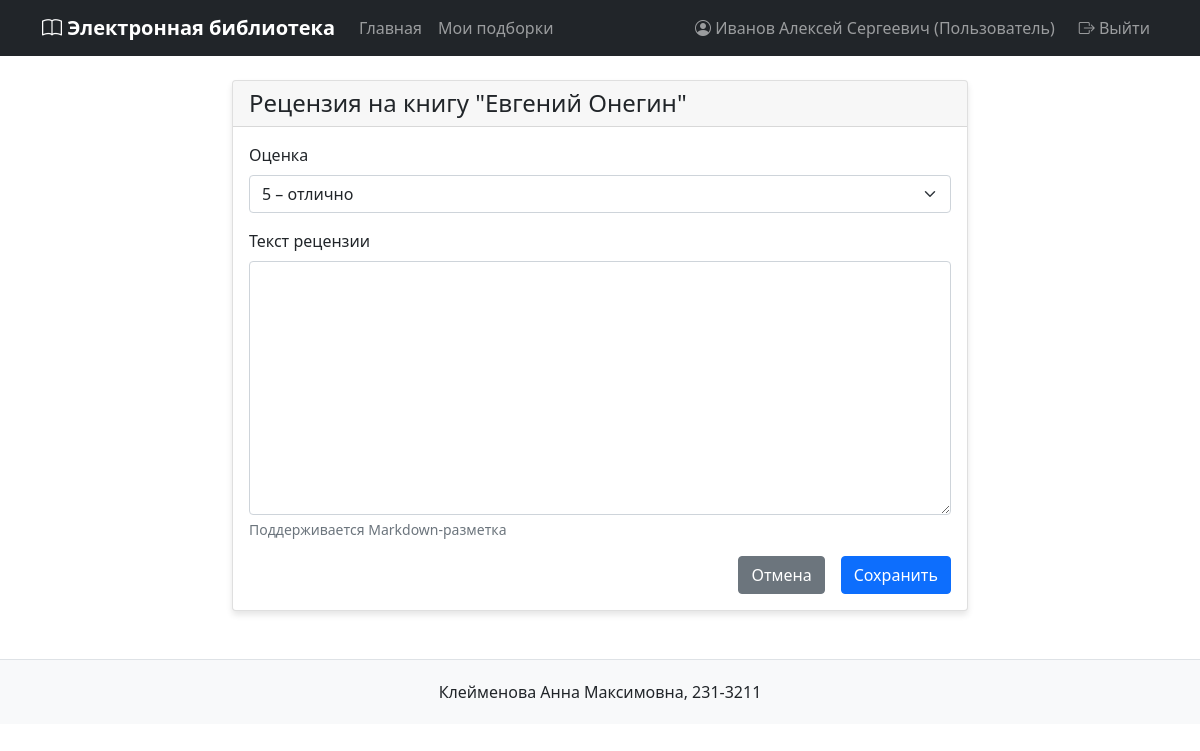
Screenshot of /book/4/review (signed in) with the database file from the repository.
### models.py (models this page shows, shortened)
class User(UserMixin, db.Model):
    __tablename__ = 'users'
    id = db.Column(db.Integer, primary_key=True)
    login = db.Column(db.String(100), nullable=False, unique=True)
    password_hash = db.Column(db.String(255), nullable=False)
    last_name = db.Column(db.String(100), nullable=False)
    first_name = db.Column(db.String(100), nullable=False)
    middle_name = db.Column(db.String(100))
    role_id = db.Column(db.Integer, db.ForeignKey('roles.id'), nullable=False)
    reviews = db.relationship('Review', backref='user', lazy=True, cascade='all, delete-orphan')
    collections = db.relationship('Collection', backref='user', lazy=True, cascade='all, delete-orphan')
    def get_full_name(self):
        if self.middle_name:
            return f"{self.last_name} {self.first_name} {self.middle_name}"
        return f"{self.last_name} {self.first_name}"

class Role(db.Model):
    __tablename__ = 'roles'
    id = db.Column(db.Integer, primary_key=True)
    name = db.Column(db.String(100), nullable=False, unique=True)
    description = db.Column(db.Text)
    users = db.relationship('User', backref='role', lazy=True)

class Book(db.Model):
    __tablename__ = 'books'
    id = db.Column(db.Integer, primary_key=True)
    title = db.Column(db.String(255), nullable=False)
    description = db.Column(db.Text, nullable=False)
    year = db.Column(db.Integer, nullable=False)
    publisher = db.Column(db.String(255), nullable=False)
    author = db.Column(db.String(255), nullable=False)
    pages = db.Column(db.Integer, nullable=False)
    genres = db.relationship('Genre', secondary=book_genres, lazy='subquery',
                           backref=db.backref('books', lazy=True))
    covers = db.relationship('Cover', backref='book', lazy=True, cascade='all, delete-orphan')
    reviews = db.relationship('Review', backref='book', lazy=True, cascade='all, delete-orphan')
    collections = db.relationship('Collection', secondary='book_collections', backref='books')

### app.py (the view, shortened to what this page needs)
@app.route('/book/<int:book_id>/review', methods=['GET', 'POST'])
@login_required
def add_review(book_id):
    if not has_permission(['Пользователь', 'Модератор', 'Администратор']):
        flash('У вас недостаточно прав для выполнения данного действия')
        return redirect(url_for('index'))
    book = Book.query.get_or_404(book_id)
    existing_review = Review.query.filter_by(book_id=book_id, user_id=current_user.id).first()
    if existing_review:
        flash('Вы уже оставляли рецензию на эту книгу')
        return redirect(url_for('book_detail', book_id=book_id))
    form = ReviewForm()
    return render_template('review_form.html', form=form, book=book)

### forms.py
class ReviewForm(FlaskForm):
    rating = SelectField('Оценка', choices=[
        (5, '5 – отлично'),
        (4, '4 – хорошо'),
        (3, '3 – удовлетворительно'),
        (2, '2 – неудовлетворительно'),
        (1, '1 – плохо'),
        (0, '0 – ужасно')
    ], coerce=int, default=5)
    text = TextAreaField('Текст рецензии', validators=[DataRequired()])
    submit = SubmitField('Сохранить')

### app.py (called while the page is built)
@login_manager.user_loader
def load_user(user_id):
    return User.query.get(int(user_id))

def has_permission(required_roles):
    if not current_user.is_authenticated:
        return False
    return current_user.role.name in required_roles

### templates/review_form.html (shortened to what this page needs)
{% extends "base.html" %}
{% block content %}
<div class="row justify-content-center">
    <div class="col-md-8">
        <div class="card">
            <div class="card-header">
                <h4 class="card-title mb-0">Рецензия на книгу "{{ book.title }}"</h4>
            </div>
            <div class="card-body">
                <form method="POST">
                    <div class="mb-3">
                        {{ form.rating.label(class="form-label") }}
                        {{ form.rating(class="form-select") }}
                    </div>
                    <div class="mb-3">
                        {{ form.text.label(class="form-label") }}
                        {{ form.text(class="form-control", rows=10) }}
                        <div class="form-text">Поддерживается Markdown-разметка</div>
                    </div>
                    <div class="d-grid gap-2 d-md-flex justify-content-md-end">
                        <a href="{{ url_for('book_detail', book_id=book.id) }}" class="btn btn-secondary me-md-2">Отмена</a>
                        <button type="submit" class="btn btn-primary">Сохранить</button>
                    </div>
                </form>
            </div>
        </div>
    </div>
</div>
{% endblock %}

### templates/base.html (shortened to what this page needs)
<!DOCTYPE html>
<html lang="ru">
<head>
    <link href="https://cdn.jsdelivr.net/npm/bootstrap@5.1.3/dist/css/bootstrap.min.css" rel="stylesheet">
    <link rel="stylesheet" href="https://cdn.jsdelivr.net/npm/bootstrap-icons@1.7.2/font/bootstrap-icons.css">
    <link rel="stylesheet" href="{{ url_for('static', filename='css/style.css') }}">
</head>
<body>
    <nav class="navbar navbar-expand-lg navbar-dark bg-dark">
        <div class="container">
            <a class="navbar-brand" href="{{ url_for('index') }}">
                <i class="bi bi-book"></i> Электронная библиотека
            </a>
            <div class="collapse navbar-collapse" id="navbarNav">
                <ul class="navbar-nav me-auto">
                    <li class="nav-item">
                        <a class="nav-link" href="{{ url_for('index') }}">Главная</a>
                    </li>
                    {% if current_user.is_authenticated and current_user.role.name == 'Пользователь' %}
                    <li class="nav-item">
                        <a class="nav-link" href="{{ url_for('collections') }}">Мои подборки</a>
                    </li>
                    {% endif %}
                </ul>
                <div class="navbar-nav">
                    {% if current_user.is_authenticated %}
                        <span class="navbar-text me-3">
                            <i class="bi bi-person-circle"></i>
                            {{ current_user.get_full_name() }} ({{ current_user.role.name }})
                        </span>
                        <a class="nav-link" href="{{ url_for('logout') }}">
                            <i class="bi bi-box-arrow-right"></i> Выйти
                        </a>
                    {% else %}
                        <a class="nav-link" href="{{ url_for('login') }}">
                            <i class="bi bi-box-arrow-in-right"></i> Войти
                        </a>
                    {% endif %}
                </div>
            </div>
        </div>
    </nav>
    <div class="container mt-4">
        {% block content %}{% endblock %}
    </div>
    <footer class="footer mt-5">
        <div class="container text-center">
            <p class="mb-0">Клейменова Анна Максимовна, 231-3211</p>
        </div>
    </footer>
</body>
</html>

### static/css/style.css (style rules this page uses)
body { font-family: 'Segoe UI', Tahoma, Geneva, Verdana, sans-serif; }
.navbar-brand { font-weight: bold; }
.card { box-shadow: 0 4px 6px rgba(0, 0, 0, 0.1); transition: box-shadow 0.3s ease; }
.footer { margin-top: 50px; padding: 20px 0; background-color: #f8f9fa; border-top: 1px solid #dee2e6; }

### rows the page displays
User: get_full_name "Иванов Алексей Сергеевич"
Role: role.name "Пользователь"
Book: title "Евгений Онегин"
